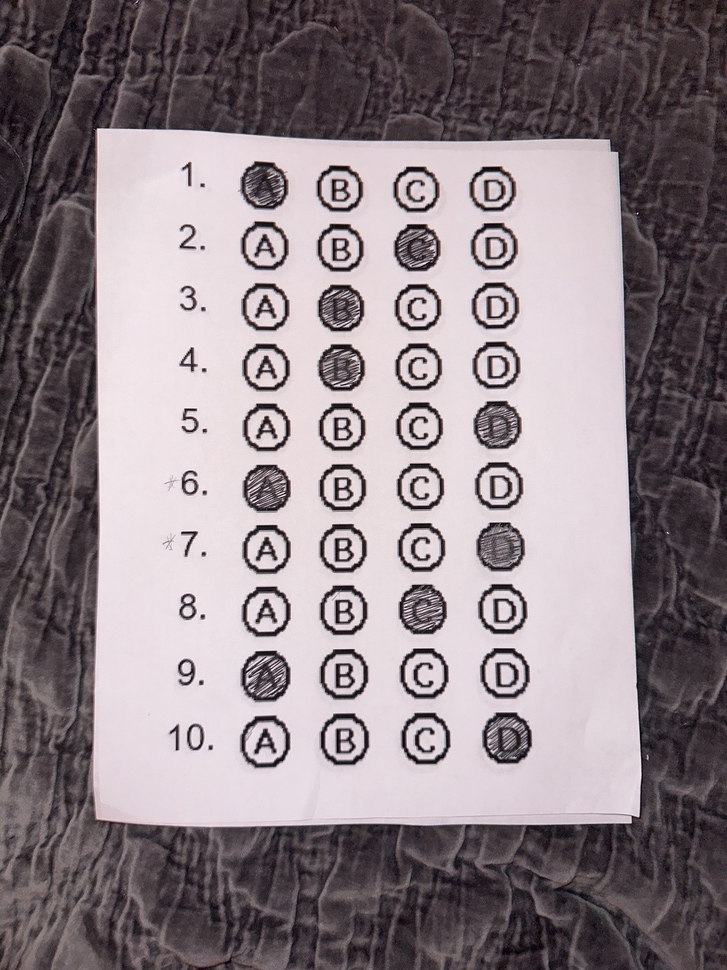
#> input picture data/ExampleBubblesFilled.jpg, 727 x 970 px, shrunk from 3024 x 4032 before the run
$ python quiz.py --image ../data/ExampleBubblesFilled.jpg
#> lines starting #> are read from the running program, lines starting #| are printed output that depends on the picture; after the words box and inside, x2 and y2 are one past the last pixel; in counts of white or black regions, pixels touching at a corner belong together
#> in main, img is the input picture: shape (970, 727, 3); mean B, G, R 134.1, 129.1, 140.4
from cv2.typing import MatLike
from imutils.contours import sort_contours
from imutils.perspective import four_point_transform
from pathlib import Path
import argparse
import cv2
import imutils
import numpy as np

# For visualization purposes
def cv2_imshow(**kwargs):

    for window, img in kwargs.items():
        cv2.namedWindow(window, cv2.WINDOW_NORMAL)
        cv2.imshow(window, img)

    cv2.waitKey(0)
    cv2.destroyAllWindows()


def get_document_edges(img: MatLike) -> MatLike:

    # Instantiate a new kernel
    kernel = np.ones((5,5), np.uint8)

    # Basic filtering
    filtered = cv2.medianBlur(img, 11)
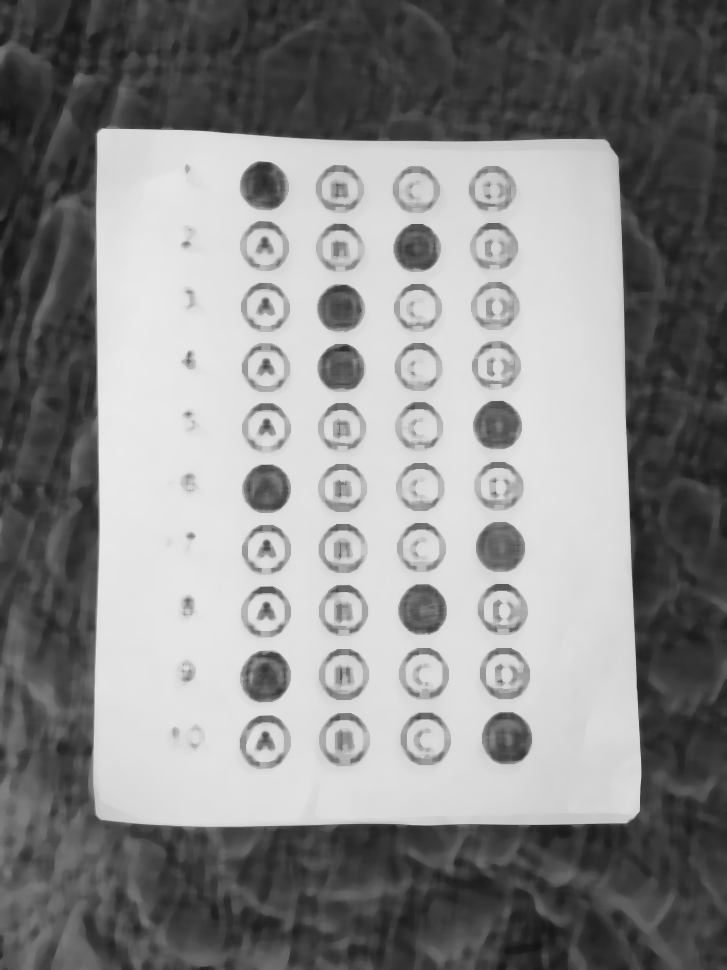
#> filtered: shape (970, 727); min 18, max 234, mean 136.9
    filtered = cv2.bilateralFilter(filtered, 9, 30, 5)

    # Canny edge detection and morphological operations to reduce noise and
    # close the edges
    canny = cv2.Canny(filtered, 30, 200)
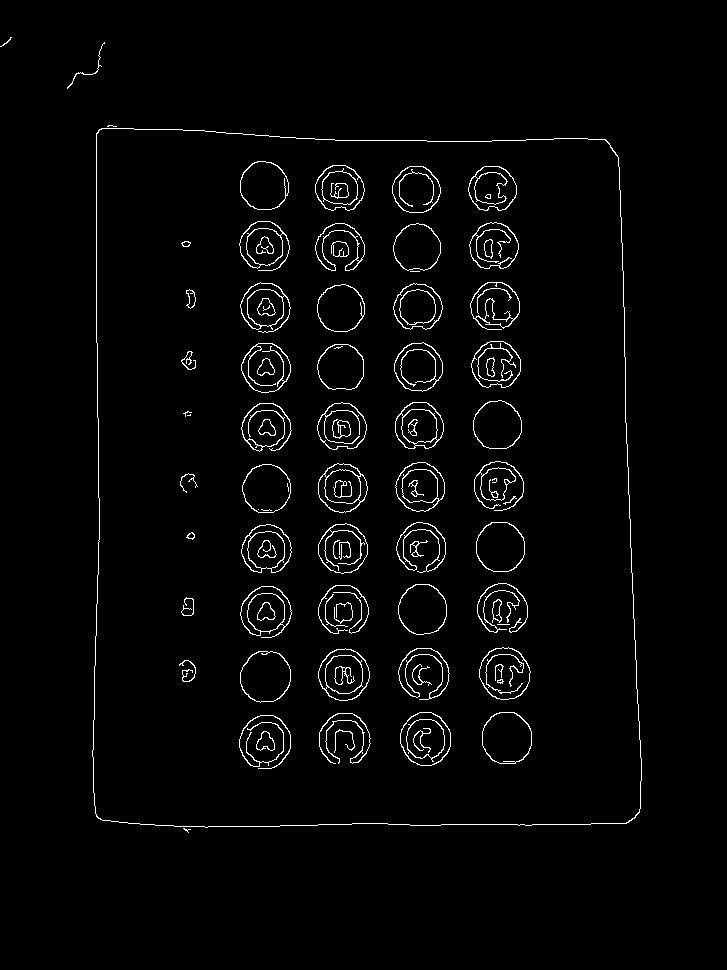
#> canny: shape (970, 727); 2.4% white in thin lines or dots, all inside (x1, y1, x2, y2) = (0, 37, 642, 833)
    canny = cv2.dilate(canny, kernel, iterations=13)
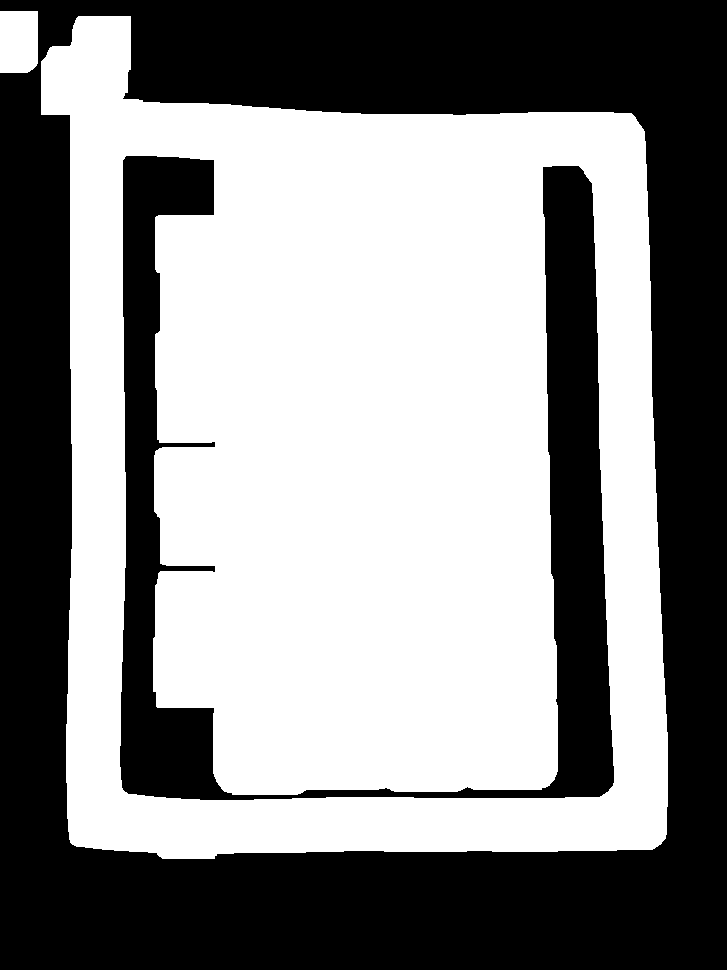
#> canny: shape (970, 727); 54% white; 2 black regions, box (x1, y1, x2, y2) and area: (0, 0, 727, 970) 259884, (120, 156, 614, 800) 64625
    canny = cv2.erode(canny, kernel, iterations=7)
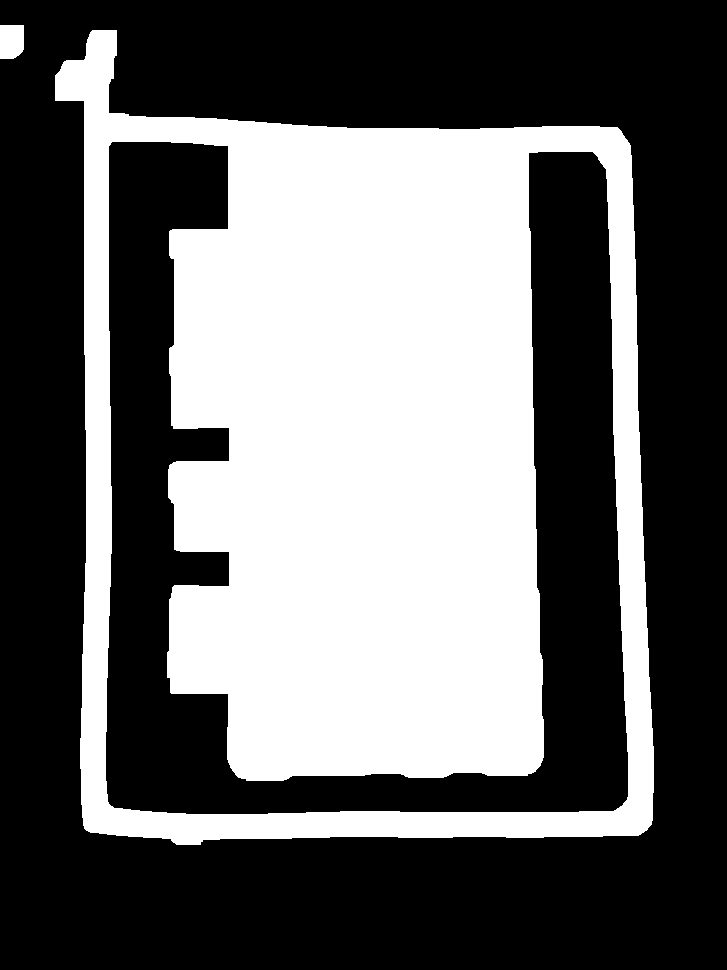
#> canny: shape (970, 727); 40% white; 2 white regions

    return canny


def get_document_contours(img: MatLike) -> MatLike:

    cnts = cv2.findContours(
        img.copy(),
        cv2.RETR_EXTERNAL,
        cv2.CHAIN_APPROX_SIMPLE
    )
#> cnts = 2 contours; box (x1, y1, x2, y2) and area: (55, 30, 654, 845) 400716, (0, 25, 24, 59) 722
    contours = imutils.grab_contours(cnts)
#> contours has the same summary as cnts
    document_contour = None

    if len(contours) > 0:

        # Sort contours by largest area
        contours = sorted(contours, key=cv2.contourArea, reverse=True)

        # Find the largest closed, 4 edged contour (rectangular shaped)
        for contour in contours:
            peri = cv2.arcLength(contour, closed=True)
            approx = cv2.approxPolyDP(contour, 0.04 * peri, closed=True)

            if len(approx) == 4: # Edges
                document_contour = approx
                break
#> this loop made 1 pass
#> (peri, document_contour) on pass 1: (2785.8, [[92, 30], [84, 828], [646, 830], [621, 131]])

    if document_contour is None:
        raise Exception("Document was not detected.")

    return document_contour


def get_bubble_contours(thresh: MatLike) -> list[MatLike]:

    cnts = cv2.findContours(
        thresh.copy(),
        cv2.RETR_EXTERNAL,
	    cv2.CHAIN_APPROX_SIMPLE
    )
    contours = imutils.grab_contours(cnts)
    bubble_contours = []

    for contour in contours:

        (x, y, w, h) = cv2.boundingRect(contour)
        ASPECT_RATIO = w / h

	    # Validate dimensions and aspect ratio of bubble bounding rectangle
        if w >= 30 and h >= 30 and 1.1 >= ASPECT_RATIO >= 0.9:
            bubble_contours.append(contour)

    return bubble_contours


def grade(thresh: MatLike, paper, bubble_contours, answer_key) -> float:

        num_correct = 0

        # Grab unique letters from the answer key
        possible_answers = sorted(set(answer_key))

        # N number of possible answers for a given row
        N = len(possible_answers)

        # A map used to convert letters to numbers (i.e. A->0, B->1)
        # used for comparing to the answer key
        amap = {letter: index for index, letter in enumerate(possible_answers)}

        # Group the bubbles into their respective questions/rows
        bubble_contours = sort_contours(bubble_contours,
	        method="top-to-bottom")[0]

        # Iterate through each question (row)
        for (q, i) in enumerate(np.arange(0, len(bubble_contours), N)):

            cnts = sort_contours(bubble_contours[i : i+N])[0]
            bubbled = None

            # Iterate through each potential answer/bubble for the question (row)
            for (index, contour) in enumerate(cnts):

                # Mask for current bubble, count total non-zero px inside
                mask = np.zeros(thresh.shape, dtype="uint8")
                cv2.drawContours(mask, [contour], -1, 255, -1)
                mask = cv2.bitwise_and(thresh, thresh, mask=mask)
                total = cv2.countNonZero(mask)

                # New answer if more filled in than the previous bubble
                if bubbled is None or total > bubbled[0]:
                    bubbled = (total, index)

                # Set contour color and the correct bubble index
                color = (0, 0, 255)
                answer_index = amap[answer_key[q]]

	        # Answer is correct?
            if answer_index == bubbled[1]:
                color = (255, 0, 0)
                num_correct += 1

            # draw the outline of the correct answer on the test
            cv2.drawContours(paper, [cnts[answer_index]], -1, color, 6)

        # Calculate grade
        score = round(((num_correct / q) * 100), 2)
        print(f"Grading finished, test score: {score}%" )

        cv2.putText(paper, f"Grade: {score}%", (40, 80),
            cv2.FONT_HERSHEY_SIMPLEX, 2, (255, 0, 0), 4)
        cv2_imshow(graded_paper=paper)


def main():

    parser = argparse.ArgumentParser()
    parser.add_argument(
        '-i',
        '--image',
        required=True,
        metavar='image',
        type=Path,
        help="path to the gradeable quiz image"
    )
    parser.add_argument(
        '-a',
        '--answers',
        nargs='*',
        default=[],
        metavar='answer',
        help="list of alphabetical answers (e.g. A B C D E)"
    )

    # Get cmdln arguments
    args = parser.parse_args()
    answers = [a.upper() for a in args.answers]
    path = args.image

    if not path.exists() or not path.is_file():
        raise Exception("Image path does not exist or is not a valid file.")

    # Try to open image
    try:
        img = cv2.imread(str(path))
    except Exception as e:
        raise Exception("Could not open the image file. Details:\n"+e)

    # Grayscale for better results
    img_grayscale = cv2.cvtColor(img, cv2.COLOR_BGR2GRAY)

    # Finding edges/contours of the document
    img_edged = get_document_edges(img=img_grayscale)
    img_contoured = get_document_contours(img_edged)
#> img_contoured = [[92, 30], [84, 828], [646, 830], [621, 131]]

    # Transform/warp focus onto the document, birds-eye view
    paper = four_point_transform(img, img_contoured.reshape(4, 2))
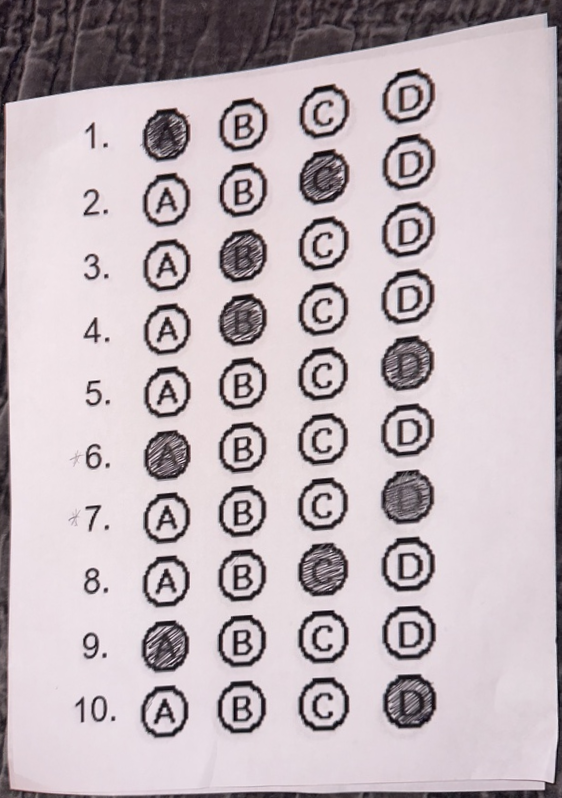
#> paper: shape (798, 562, 3); mean B, G, R 185.6, 180.4, 192.3
    warp = four_point_transform(img_grayscale, img_contoured.reshape(4, 2))

    # Binarize the document
    thresh = cv2.threshold(warp, 0, 255,
        cv2.THRESH_BINARY_INV | cv2.THRESH_OTSU)[1]
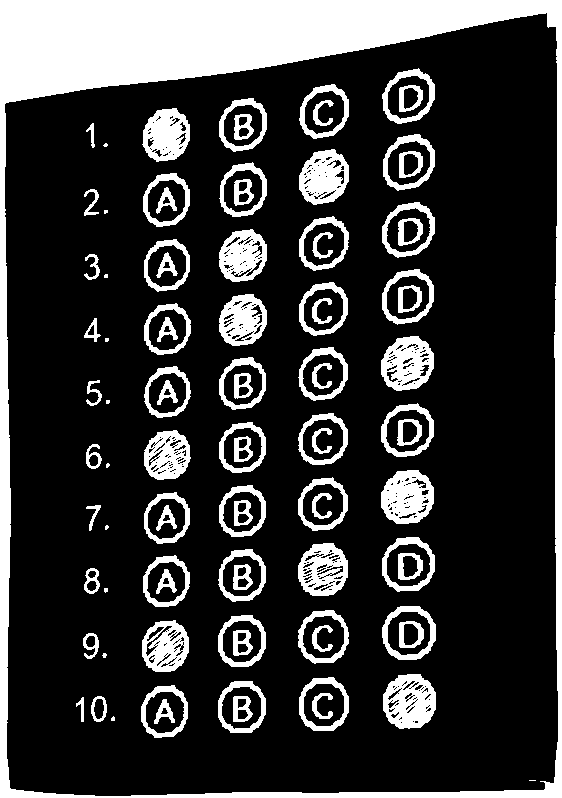
#> thresh: shape (798, 562); 21.9% white; 93 white regions (11 under 20 px)

    bubble_contours = [
        contour for contour in get_bubble_contours(thresh)
    ]
#> in get_bubble_contours, `cnts = cv2.findContours( thresh.copy(), cv2.RETR_EXTERNAL, cv2.CHAIN_A..`: cnts = 1 contour; box (x1, y1, x2, y2) and area: (0, 0, 562, 798) 447117
#> in get_bubble_contours, `contours = imutils.grab_contours(cnts)`: contours = [[[0, 0], [0, 797], [561, 797], [561, 0]]]
#> the loop in get_bubble_contours, `for contour in contours: ` made 1 pass
#> (contour, x, y, w, h, ASPECT_RATIO) on pass 1: ([[0, 0], [0, 797], [561, 797], [561, 0]], 0, 0, 562, 798, 0.704)
#> after the loop in get_bubble_contours, `for contour in contours:`: bubble_contours = []
#> bubble_contours = []

    grade(thresh, paper, bubble_contours, answers)

if __name__ == "__main__":

#> (the run stopped early here; a loop or call above may not have finished)
